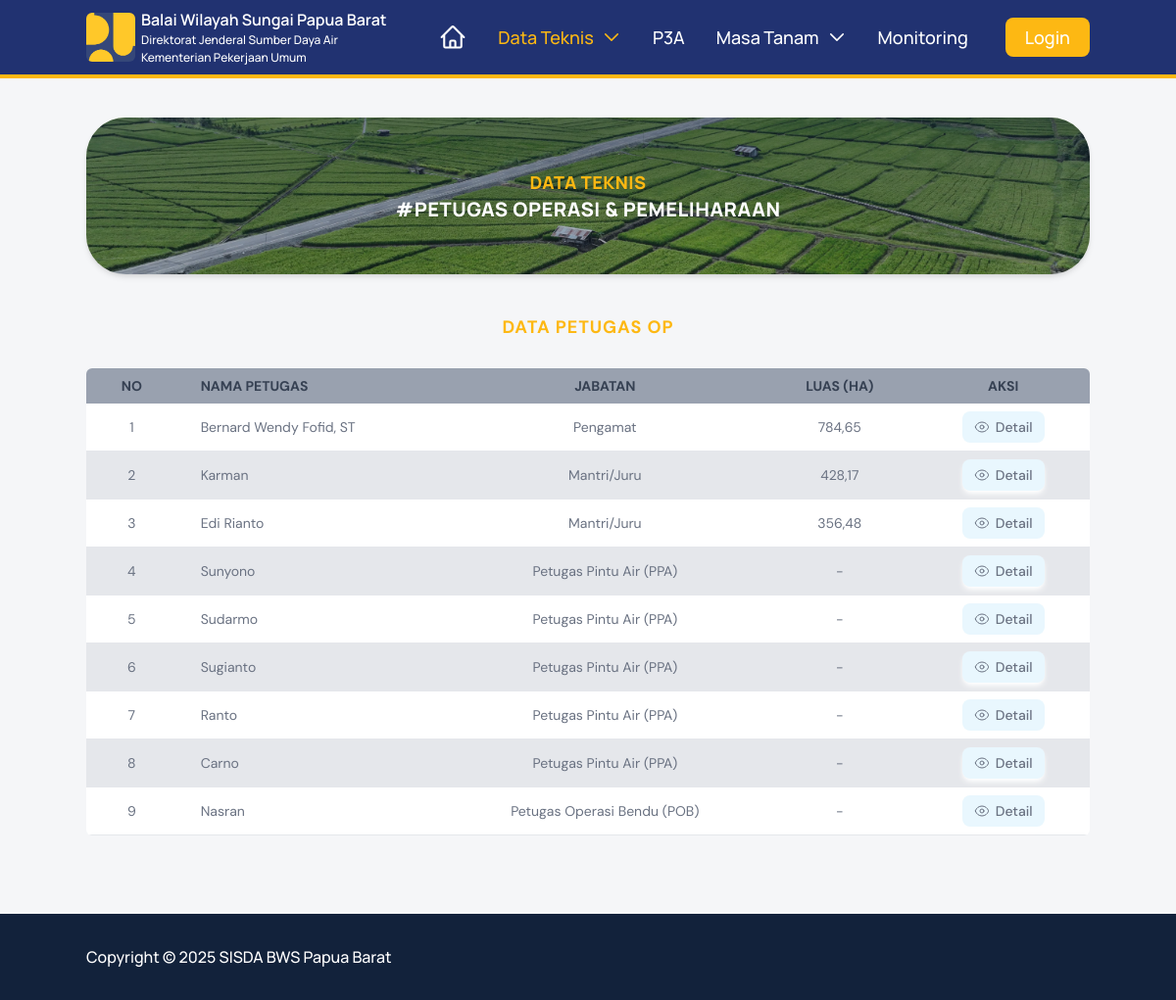
The page /data-tenik/petugas-op on the database its author committed.
### apps/datateknis/models.py (models this page shows, shortened)
class PetugasOPModel(models.Model):
    user = models.OneToOneField(
        UserModel, on_delete=models.SET_NULL, null=True, blank=True
    )
    jabatan = models.ForeignKey(
        JabatanOPModel, on_delete=models.SET_NULL, null=True, related_name="petugas"
    )
    wilayah_di = models.ForeignKey(
        DaerahIrigasiModel,
        on_delete=models.CASCADE,
        blank=True,
        null=True,
        verbose_name="Wilayah D.I.",
    )
    total_luas = models.FloatField(
        blank=True,
        null=True,
        help_text="Total luas wilayah kerja (Ha)",
        verbose_name="Luas (Ha)",
    )
    class Meta:
        verbose_name = "Petugas OP"
        verbose_name_plural = "Data Petugas OP"

class JabatanOPModel(models.Model):
    JABATAN_PETUGAS_CHOICE = [
        ("", "-- Pilih --"),
        ("Pengamat", "Pengamat"),
        ("Mantri/Juru", "Mantri/Juru"),
        ("Petugas Pintu Air (PPA)", "Petugas Pintu Air (PPA)"),
        ("Petugas Operasi Bendu (POB)", "Petugas Operasi Bendu (POB)"),
    ]
    nama = models.CharField(max_length=100, unique=True, choices=JABATAN_PETUGAS_CHOICE)
    class Meta:
        verbose_name = "Jabatan Petugas OP"
        verbose_name_plural = "Data Jabatan Petugas OP"
    def __str__(self):
        return self.nama

### apps/akun/models.py (models this page shows, shortened)
class UserModel(AbstractBaseUser, PermissionsMixin):
    ROLE_CHOICES = (
        ("admin", "Admin"),
        ("petugas", "Petugas Lapangan"),
    )
    user_id = models.AutoField(primary_key=True)
    nama = models.CharField(max_length=150)
    no_hp = models.CharField(max_length=15, blank=True, null=True)
    username = models.CharField(max_length=100, unique=True)
    password = models.CharField(max_length=255)
    role = models.CharField(max_length=50, choices=ROLE_CHOICES, default="petugas")
    created_at = models.DateTimeField(auto_now_add=True, blank=True, null=True)
    is_active = models.BooleanField(default=True)
    is_staff = models.BooleanField(default=False)
    is_superuser = models.BooleanField(default=False)
    objects = UserManager()
    USERNAME_FIELD = "username"
    REQUIRED_FIELDS = ["nama"]
    class Meta:
        verbose_name = "User"
        verbose_name_plural = "Daftar User"

### apps/datateknis/views.py (the view)
def petugas_op_view(request):
    data_petugas = PetugasOPModel.objects.all()
    context = {
        "pageName": "dataTeknis",
        "titlePage": "Petugas OP",
        "heroTitle": "Data Teknis",
        "heroSubtitle": "#Petugas Operasi & Pemeliharaan",
        "dataPetugas": data_petugas,
    }
    return render(request, "datateknis/petugas_op_page.html", context)

### apps/datateknis/templates/datateknis/petugas_op_page.html (shortened to what this page needs)
{% extends '_base.html' %}
{% block content %}
  <section class="max-w-6xl w-full lg:container mx-auto mt-10">
    <h3 class="text-lg text-accent-color font-bold tracking-wider text-center uppercase">Data Petugas OP</h3>
    <div class="px-4 lg:px-0 mt-7 rounded-md overflow-hidden w-full lg:max-w-6xl mx-auto">
      <div class="relative overflow-x-auto">
        <table class="w-full text-sm text-left rtl:text-right text-gray-500">
          <thead class="text-gray-700 uppercase bg-gray-400 text-center">
            <tr>
              <th scope="col">No</th>
              <th scope="col" class="text-left">Nama Petugas</th>
              <th scope="col">Jabatan</th>
              <th scope="col">Luas (Ha)</th>
              <th scope="col">Aksi</th>
            </tr>
          </thead>
          <tbody>
            {% for item in dataPetugas %}
              <tr>
                <td>{{ forloop.counter }}</td>
                <td class="text-left">{{ item.user.nama }}</td>
                <td>{{ item.jabatan }}</td>
                <td>
                  {% if item.total_luas != None %}
                    {{ item.total_luas }}
                  {% else %}
                    -
                  {% endif %}
                </td>
                <td>
                  <a href="{% url 'petugasOPDetail' item.pk %}" class="px-3 py-1.5 bg-secondary-color rounded-lg overflow-hidden shadow-md shadow-white inline-flex items-center gap-1.5">
                    <span class="text-sm font-medium">Detail</span>
                  </a>
                </td>
              </tr>
            {% endfor %}
          </tbody>
        </table>
      </div>
    </div>
  </section>
{% endblock %}

### rows shown on the page
PetugasOPModel: user.nama "Bernard Wendy Fofid, ST", jabatan "Pengamat", total_luas "784,65"
PetugasOPModel: user.nama "Karman", jabatan "Mantri/Juru", total_luas "428,17"
PetugasOPModel: user.nama "Edi Rianto", jabatan "Mantri/Juru", total_luas "356,48"
PetugasOPModel: user.nama "Sunyono", jabatan "Petugas Pintu Air (PPA)"
PetugasOPModel: user.nama "Sudarmo", jabatan "Petugas Pintu Air (PPA)"
PetugasOPModel: user.nama "Sugianto", jabatan "Petugas Pintu Air (PPA)"
PetugasOPModel: user.nama "Ranto", jabatan "Petugas Pintu Air (PPA)"
PetugasOPModel: user.nama "Carno", jabatan "Petugas Pintu Air (PPA)"
PetugasOPModel: user.nama "Nasran", jabatan "Petugas Operasi Bendu (POB)"

### other values the page prints
{{ heroTitle }} "DATA TEKNIS"
{{ heroSubtitle }} "#PETUGAS OPERASI & PEMELIHARAAN"
